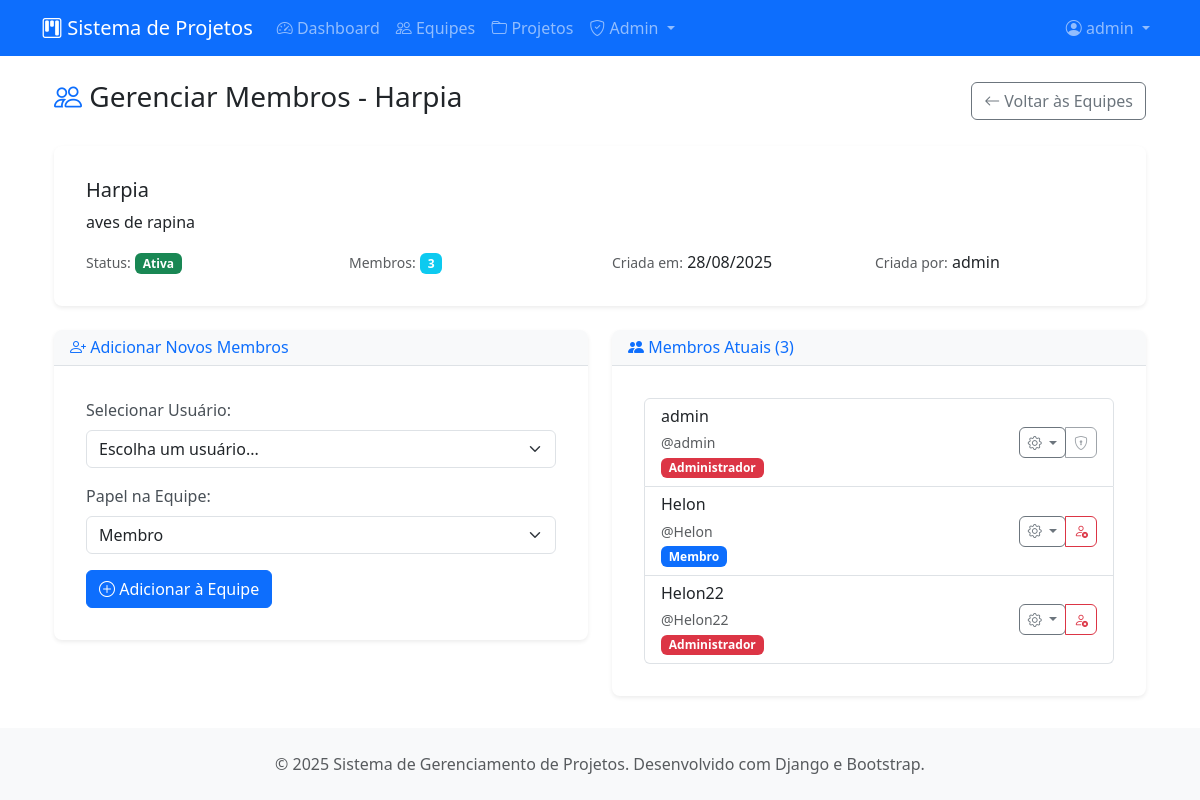
/projetos/admin-equipes/3/membros/ (signed in), run on an earlier commit of the app's database.
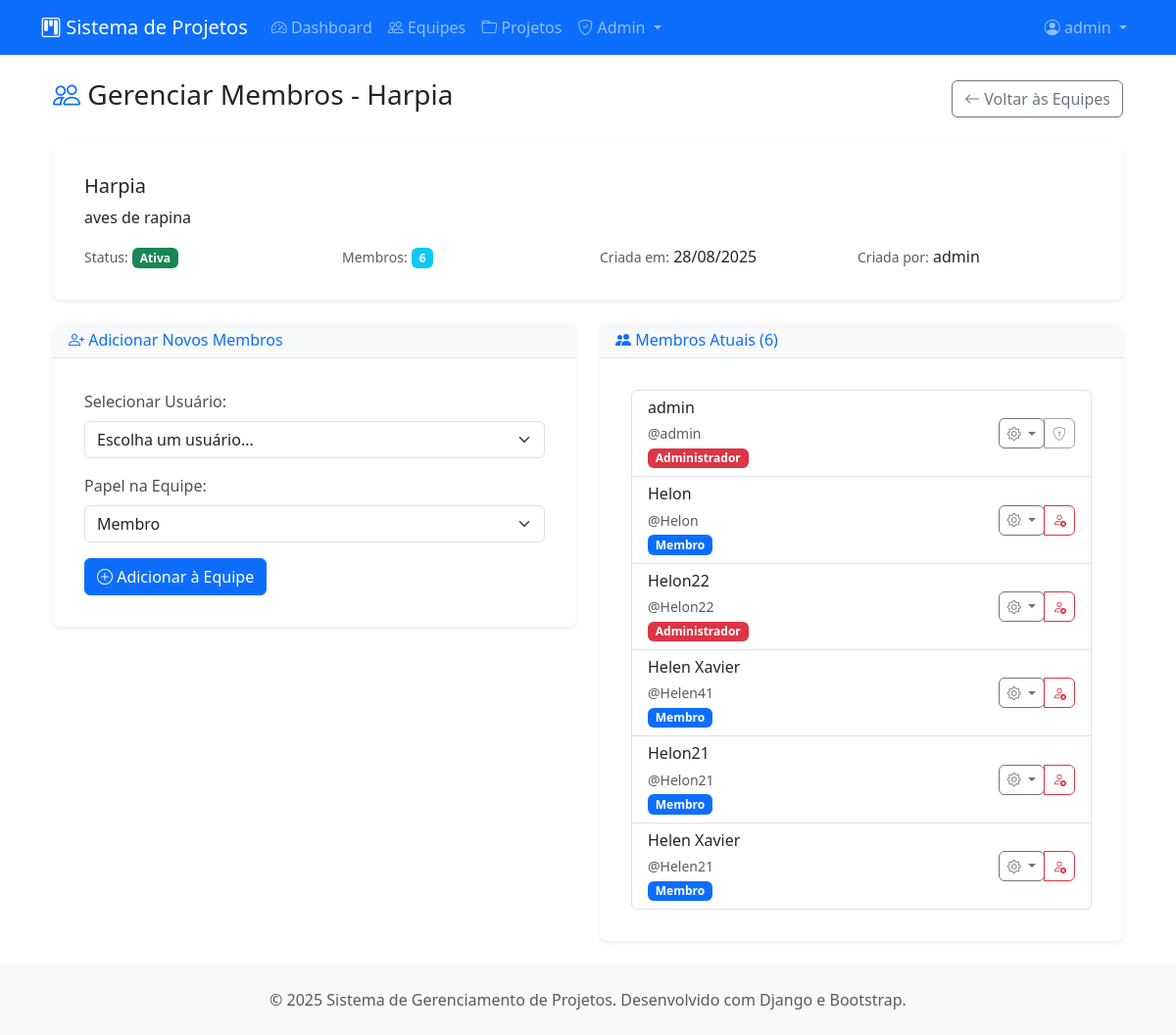
And on a later commit of the database.
### projetos/models.py (models this page shows, shortened)
class Equipe(models.Model):
    nome = models.CharField(max_length=100, verbose_name="Nome da Equipe")
    descricao = models.TextField(blank=True, verbose_name="Descrição")
    criada_em = models.DateTimeField(auto_now_add=True)
    criada_por = models.ForeignKey(User, on_delete=models.CASCADE, related_name="equipes_criadas")
    ativa = models.BooleanField(default=True, verbose_name="Equipe Ativa")
    class Meta:
        verbose_name = "Equipe"
        verbose_name_plural = "Equipes"
        ordering = ["nome"]

class MembroEquipe(models.Model):
    PAPEIS_CHOICES = [
        ('admin', 'Administrador'),
        ('membro', 'Membro'),
    ]
    usuario = models.ForeignKey(User, on_delete=models.CASCADE, related_name="membro_equipes")
    equipe = models.ForeignKey(Equipe, on_delete=models.CASCADE, related_name="membros")
    papel = models.CharField(max_length=20, choices=PAPEIS_CHOICES, default='membro')
    data_entrada = models.DateTimeField(auto_now_add=True)
    class Meta:
        verbose_name = "Membro da Equipe"
        verbose_name_plural = "Membros da Equipe"
        unique_together = ['usuario', 'equipe']

### projetos/views.py (the view, shortened to what this page needs)
# urls.py: path('admin-equipes/<int:equipe_id>/membros/', views.admin_gerenciar_membros_equipe, name='admin-gerenciar-membros'),
@login_required
def admin_gerenciar_membros_equipe(request, equipe_id):
    if not hasattr(request.user, 'perfil') or request.user.perfil.tipo_usuario != 'admin':
        messages.error(request, 'Acesso negado. Apenas administradores podem acessar esta área.')
        return redirect('projetos:dashboard')
    try:
        equipe = Equipe.objects.get(id=equipe_id)
    except Equipe.DoesNotExist:
        messages.error(request, 'Equipe não encontrada.')
        return redirect('projetos:admin-equipes')
    usuarios_disponiveis = User.objects.filter(is_active=True).exclude(
        id__in=equipe.membros.values_list('usuario_id', flat=True)
    )
    membros_equipe = MembroEquipe.objects.filter(equipe=equipe).select_related('usuario')
    context = {
        'equipe': equipe,
        'usuarios_disponiveis': usuarios_disponiveis,
        'membros_equipe': membros_equipe,
        'papel_choices': MembroEquipe.PAPEIS_CHOICES,
        'titulo': f'Gerenciar Membros - {equipe.nome}'
    }
    return render(request, 'projetos/admin/gerenciar_membros.html', context)

### projetos/templates/projetos/admin/gerenciar_membros.html (shortened to what the changed rows need)
{% extends "projetos/base.html" %}
{% block content %}
<div class="container-fluid">
    <div class="row">
        <div class="col-12">
            <div class="d-flex justify-content-between align-items-center mb-4">
                <h1 class="h3">
                    <i class="bi bi-people text-primary"></i> {{ titulo }}
                </h1>
            </div>
        </div>
    </div>
    <div class="row mb-4">
        <div class="col-12">
            <div class="card">
                <div class="card-body">
                    <h5 class="card-title">{{ equipe.nome }}</h5>
                    <p class="card-text">{{ equipe.descricao|default:"Sem descrição" }}</p>
                    <div class="row">
                        <div class="col-md-3">
                        </div>
                        <div class="col-md-3">
                            <small class="text-muted">Membros:</small>
                            <span class="badge bg-info">{{ equipe.membros.count }}</span>
                        </div>
                        <div class="col-md-3">
                            <small class="text-muted">Criada em:</small>
                            <span>{{ equipe.criada_em|date:"d/m/Y" }}</span>
                        </div>
                        <div class="col-md-3">
                            <small class="text-muted">Criada por:</small>
                            <span>{{ equipe.criada_por.username }}</span>
                        </div>
                    </div>
                </div>
            </div>
        </div>
    </div>
    <div class="row">
        <div class="col-md-6">
            <div class="card">
                <div class="card-header">
                    <h6 class="m-0 font-weight-bold text-primary">
                        <i class="bi bi-people-fill"></i> Membros Atuais ({{ membros_equipe.count }})
                    </h6>
                </div>
                <div class="card-body">
                    {% if membros_equipe %}
                        <div class="list-group">
                            {% for membro in membros_equipe %}
                                <div class="list-group-item d-flex justify-content-between align-items-center">
                                    <div>
                                        <h6 class="mb-1">{{ membro.usuario.get_full_name|default:membro.usuario.username }}</h6>
                                        <small class="text-muted">@{{ membro.usuario.username }}</small>
                                        <br>
                                        {% if membro.papel == 'admin' %}
                                            <span class="badge bg-danger">Administrador</span>
                                        {% else %}
                                            <span class="badge bg-primary">Membro</span>
                                        {% endif %}
                                    </div>
                                    <div class="btn-group" role="group">
                                        <div class="dropdown">
                                            <button class="btn btn-sm btn-outline-secondary dropdown-toggle" type="button"
                                                    data-bs-toggle="dropdown" aria-expanded="false">
                                                <i class="bi bi-gear"></i>
                                            </button>
                                        </div>
                                        {% if membro.usuario != equipe.criada_por %}
                                            <button type="button" class="btn btn-sm btn-outline-danger"
                                                    onclick="confirmarRemocao({{ membro.id }}, '{{ membro.usuario.username }}')">
                                                <i class="bi bi-person-x"></i>
                                            </button>
                                        {% else %}
                                            <button type="button" class="btn btn-sm btn-outline-secondary" disabled
                                                    title="Criador da equipe não pode ser removido">
                                                <i class="bi bi-shield-lock"></i>
                                            </button>
                                        {% endif %}
                                    </div>
                                </div>
                            {% endfor %}
                        </div>
                    {% else %}
                        <div class="text-center py-3">
                            <i class="bi bi-people text-muted display-4"></i>
                            <p class="text-muted mt-2">Nenhum membro adicionado ainda.</p>
                        </div>
                    {% endif %}
                </div>
            </div>
        </div>
    </div>
</div>
{% endblock %}

What changed in the data, as far as the page shows it:
computed for Equipe "Harpia": membros.count "3" → "6"
added MembroEquipe: usuario.get_full_name "Helen Xavier", usuario.username "Helen41", papel "Membro"
added MembroEquipe: usuario.get_full_name "Helon21", usuario.username "Helon21", papel "Membro"
added MembroEquipe: usuario.get_full_name "Helen Xavier", usuario.username "Helen21", papel "Membro"
Also different on the page:
{{ membros_equipe.count }}: "3" → "6"
